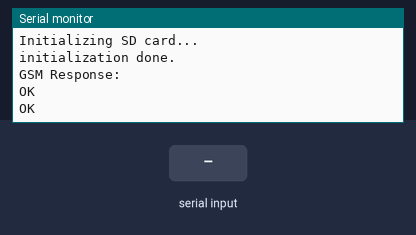
This sketch was run on a simulated Arduino Uno, built with avr-gcc and run on an emulated ATmega328P. Parts: the last lines printed to the serial monitor. Inputs (shaded band) come from the test bench. Storage starts empty; the modem accepts every AT command (registered, SIM ready, sends succeed) and sends nothing else.

Above: at 2.7 s.
2.8 s: "+CLIP:" received over the second serial link
At 4.7 s:
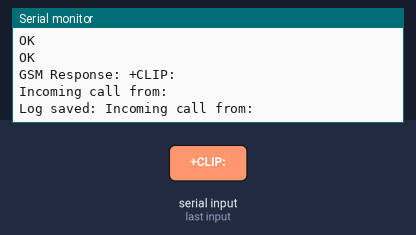
5.3 s: "1" received over the second serial link
At 6.9 s:
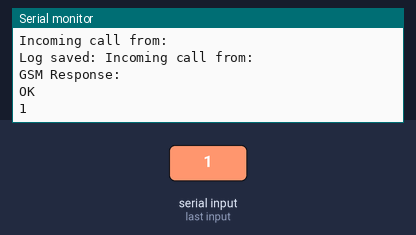

Measured:
- after the input at 2.8 s, the serial monitor: prints a new line after 1.0 s (image 1)
- after the input at 5.3 s, the serial monitor: prints a new line after 1.0 s (image 2)

The sketch:

SD_combined.ino
```cpp
#include <SoftwareSerial.h>
#include <SD.h>
#include <TMRpcm.h>
#include <SPI.h>

SoftwareSerial SIM800L(10, 11); // RX, TX for SIM800L
const int CSpin = 4;       // SD card CS pin
TMRpcm audio;

void setup() {
  Serial.begin(9600);
  SIM800L.begin(9600);

  // Initialize SD card
  while (!Serial);
  Serial.println("Initializing SD card...");
  if (!SD.begin(CSpin)) {
    Serial.println("initialization failed. Things to check:");
    Serial.println("1. is a card inserted?");
    Serial.println("2. is your wiring correct?");
    Serial.println("3. did you change the chipSelect pin to match your shield or module?");
    Serial.println("Note: press reset button on the board and reopen this Serial Monitor after fixing your issue!");
    while (true);
  }
  Serial.println("initialization done.");

  audio.speakerPin = 9; // Output audio on pin 9 (PWM)

  // Initialize SIM800L SMS function (SELECT SMS MESSAGE FORMAT)
  SIM800L.println("AT+CMGF=1");
  delay(500);

  // Enable caller ID notification
  SIM800L.println("AT+CLIP=1");
  delay(1000);
}

void loop() {
  // Check for incoming data from GSM module
  if (SIM800L.available()) {
    String response = SIM800L.readString();
    Serial.println("GSM Response: " + response);

    // Check for an incoming call
    if (response.indexOf("+CLIP:") != -1) {
      String callerNumber = extractPhoneNumber(response);
      String message = "Incoming call from: " + callerNumber;
      Serial.println(message);
      logToSD( message, "logs.txt");

      // End the call
      SIM800L.println("ATH");
      delay(1000);
    }
  }
}

void playWavFile( String fileName) {
  audio.play( fileName.c_str());
  delay(2000);
}

void logToSD(String log, String fileName) {
  File dataFile = SD.open(fileName, FILE_WRITE);
  if (dataFile) {
    dataFile.println(log);
    dataFile.close();
    Serial.println("Log saved: " + log);
  } else {
    Serial.println("Error writing to log file!");
  }
}

// Function to extract phone number from +CPBR response
String extractPhoneNumber(String response) {
  int startIdx = response.indexOf("\"") + 1; // Start of phone number
  int endIdx = response.indexOf("\"", startIdx); // End of phone number

  if (startIdx != -1 && endIdx != -1) {
    return response.substring(startIdx, endIdx);
  }

  return ""; // Return empty if no valid number is found
}

String ReadFromSD( String fileName) {
  File myFile = SD.open(fileName);
  if (myFile) {
    Serial.println(fileName);
    while (myFile.available()) {
      Serial.write(myFile.read());
    }
    myFile.close();
  } else {
    Serial.println("error opening " + fileName);
  }
}
```
